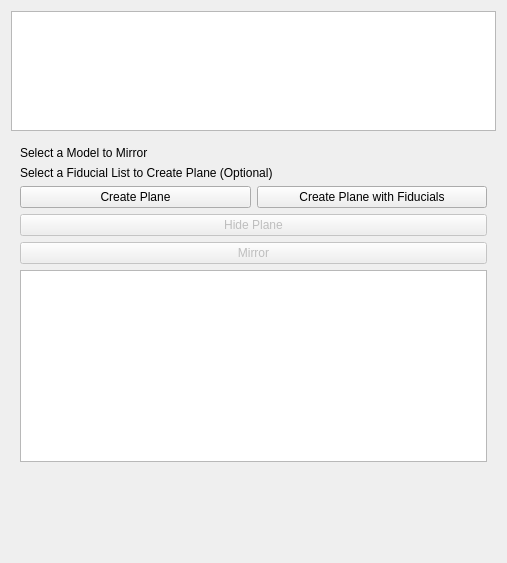
<?xml version="1.0" encoding="UTF-8"?>
<ui version="4.0">
 <class>qSlicerSurfaceMirrorModule</class>
 <widget class="qSlicerWidget" name="qSlicerSurfaceMirrorModule">
  <property name="geometry">
   <rect>
    <x>0</x>
    <y>0</y>
    <width>507</width>
    <height>563</height>
   </rect>
  </property>
  <property name="windowTitle">
   <string>Form</string>
  </property>
  <layout class="QVBoxLayout" name="verticalLayout">
   <item>
    <widget class="qMRMLTreeView" name="MRMLTreeView">
     <property name="enabled">
      <bool>true</bool>
     </property>
     <property name="sizePolicy">
      <sizepolicy hsizetype="Preferred" vsizetype="Preferred">
       <horstretch>0</horstretch>
       <verstretch>0</verstretch>
      </sizepolicy>
     </property>
     <property name="maximumSize">
      <size>
       <width>16777215</width>
       <height>120</height>
      </size>
     </property>
     <property name="verticalScrollBarPolicy">
      <enum>Qt::ScrollBarAsNeeded</enum>
     </property>
     <property name="autoScroll">
      <bool>true</bool>
     </property>
     <property name="editTriggers">
      <set>QAbstractItemView::NoEditTriggers</set>
     </property>
     <property name="sceneModelType" stdset="0">
      <string>ModelHierarchy</string>
     </property>
     <property name="nodeTypes" stdset="0">
      <stringlist>
       <string>vtkMRMLModelHierarchyNode</string>
       <string>vtkMRMLModelNode</string>
      </stringlist>
     </property>
     <property name="renameMenuActionVisible" stdset="0">
      <bool>true</bool>
     </property>
     <property name="deleteMenuActionVisible" stdset="0">
      <bool>true</bool>
     </property>
    </widget>
   </item>
   <item>
    <widget class="ctkCollapsibleButton" name="mirrorCollapsibleButton" native="true">
     <property name="text" stdset="0">
      <string>Clip the Model</string>
     </property>
     <layout class="QVBoxLayout" name="verticalLayout_2">
      <item>
       <layout class="QHBoxLayout" name="horizontalLayout1">
        <item>
         <widget class="QLabel" name="modelLabel">
          <property name="text">
           <string>Select a Model to Mirror</string>
          </property>
         </widget>
        </item>
        <item>
         <widget class="qMRMLNodeComboBox" name="mirrorNodeComboBox" native="true">
          <property name="enabled">
           <bool>true</bool>
          </property>
          <property name="focusPolicy">
           <enum>Qt::NoFocus</enum>
          </property>
          <property name="nodeTypes" stdset="0">
           <stringlist>
            <string>vtkMRMLModelNode</string>
           </stringlist>
          </property>
          <property name="showHidden" stdset="0">
           <bool>false</bool>
          </property>
          <property name="showChildNodeTypes" stdset="0">
           <bool>false</bool>
          </property>
          <property name="hideChildNodeTypes" stdset="0">
           <stringlist/>
          </property>
          <property name="addEnabled" stdset="0">
           <bool>false</bool>
          </property>
          <property name="removeEnabled" stdset="0">
           <bool>false</bool>
          </property>
          <property name="renameEnabled" stdset="0">
           <bool>false</bool>
          </property>
         </widget>
        </item>
       </layout>
      </item>
      <item>
       <layout class="QHBoxLayout" name="horizontalLayout">
        <item>
         <widget class="QLabel" name="annotationLabel">
          <property name="text">
           <string>Select a Fiducial List to Create Plane (Optional)</string>
          </property>
         </widget>
        </item>
        <item>
         <widget class="qMRMLNodeComboBox" name="annotationNodeComboBox" native="true">
          <property name="enabled">
           <bool>true</bool>
          </property>
          <property name="focusPolicy">
           <enum>Qt::NoFocus</enum>
          </property>
          <property name="nodeTypes" stdset="0">
           <stringlist>
            <string>vtkMRMLAnnotationHierarchyNode</string>
           </stringlist>
          </property>
          <property name="showHidden" stdset="0">
           <bool>false</bool>
          </property>
          <property name="showChildNodeTypes" stdset="0">
           <bool>false</bool>
          </property>
          <property name="hideChildNodeTypes" stdset="0">
           <stringlist/>
          </property>
          <property name="addEnabled" stdset="0">
           <bool>false</bool>
          </property>
          <property name="removeEnabled" stdset="0">
           <bool>false</bool>
          </property>
          <property name="renameEnabled" stdset="0">
           <bool>false</bool>
          </property>
         </widget>
        </item>
       </layout>
      </item>
      <item>
       <layout class="QHBoxLayout" name="horizontalLayout_2">
        <item>
         <widget class="QPushButton" name="createButton">
          <property name="text">
           <string>Create Plane</string>
          </property>
         </widget>
        </item>
        <item>
         <widget class="QPushButton" name="annotationCreateButton">
          <property name="enabled">
           <bool>true</bool>
          </property>
          <property name="text">
           <string>Create Plane with Fiducials</string>
          </property>
         </widget>
        </item>
       </layout>
      </item>
      <item>
       <widget class="QPushButton" name="hideButton">
        <property name="enabled">
         <bool>false</bool>
        </property>
        <property name="text">
         <string>Hide Plane</string>
        </property>
       </widget>
      </item>
      <item>
       <widget class="QPushButton" name="mirrorButton">
        <property name="enabled">
         <bool>false</bool>
        </property>
        <property name="text">
         <string>Mirror</string>
        </property>
        <property name="checkable">
         <bool>false</bool>
        </property>
       </widget>
      </item>
      <item>
       <widget class="QTextEdit" name="hintText">
        <property name="enabled">
         <bool>true</bool>
        </property>
        <property name="autoFillBackground">
         <bool>false</bool>
        </property>
        <property name="html">
         <string>&lt;!DOCTYPE HTML PUBLIC &quot;-//W3C//DTD HTML 4.0//EN&quot; &quot;http://www.w3.org/TR/REC-html40/strict.dtd&quot;&gt;
&lt;html&gt;&lt;head&gt;&lt;meta name=&quot;qrichtext&quot; content=&quot;1&quot; /&gt;&lt;style type=&quot;text/css&quot;&gt;
p, li { white-space: pre-wrap; }
&lt;/style&gt;&lt;/head&gt;&lt;body style=&quot; font-family:'Lucida Grande'; font-size:13pt; font-weight:400; font-style:normal;&quot;&gt;
&lt;p style=&quot;-qt-paragraph-type:empty; margin-top:0px; margin-bottom:0px; margin-left:0px; margin-right:0px; -qt-block-indent:0; text-indent:0px; color:#ff0000;&quot;&gt;&lt;/p&gt;&lt;/body&gt;&lt;/html&gt;</string>
        </property>
        <property name="textInteractionFlags">
         <set>Qt::TextSelectableByKeyboard|Qt::TextSelectableByMouse</set>
        </property>
       </widget>
      </item>
     </layout>
    </widget>
   </item>
   <item>
    <spacer name="verticalSpacer">
     <property name="orientation">
      <enum>Qt::Vertical</enum>
     </property>
     <property name="sizeHint" stdset="0">
      <size>
       <width>0</width>
       <height>0</height>
      </size>
     </property>
    </spacer>
   </item>
  </layout>
 </widget>
 <customwidgets>
  <customwidget>
   <class>qMRMLNodeComboBox</class>
   <extends>QWidget</extends>
   <header>qMRMLNodeComboBox.h</header>
  </customwidget>
  <customwidget>
   <class>qMRMLTreeView</class>
   <extends>QTreeView</extends>
   <header>qMRMLTreeView.h</header>
   <slots>
    <slot>setSceneModel(int)</slot>
   </slots>
  </customwidget>
  <customwidget>
   <class>qSlicerWidget</class>
   <extends>QWidget</extends>
   <header>qSlicerWidget.h</header>
   <container>1</container>
  </customwidget>
  <customwidget>
   <class>ctkCollapsibleButton</class>
   <extends>QWidget</extends>
   <header>ctkCollapsibleButton.h</header>
   <container>1</container>
  </customwidget>
 </customwidgets>
 <tabstops>
  <tabstop>MRMLTreeView</tabstop>
 </tabstops>
 <resources/>
 <connections>
  <connection>
   <sender>qSlicerSurfaceMirrorModule</sender>
   <signal>mrmlSceneChanged(vtkMRMLScene*)</signal>
   <receiver>mirrorNodeComboBox</receiver>
   <slot>setMRMLScene(vtkMRMLScene*)</slot>
   <hints>
    <hint type="sourcelabel">
     <x>120</x>
     <y>274</y>
    </hint>
    <hint type="destinationlabel">
     <x>276</x>
     <y>187</y>
    </hint>
   </hints>
  </connection>
  <connection>
   <sender>qSlicerSurfaceMirrorModule</sender>
   <signal>mrmlSceneChanged(vtkMRMLScene*)</signal>
   <receiver>MRMLTreeView</receiver>
   <slot>setMRMLScene(vtkMRMLScene*)</slot>
   <hints>
    <hint type="sourcelabel">
     <x>72</x>
     <y>400</y>
    </hint>
    <hint type="destinationlabel">
     <x>106</x>
     <y>128</y>
    </hint>
   </hints>
  </connection>
  <connection>
   <sender>qSlicerSurfaceMirrorModule</sender>
   <signal>mrmlSceneChanged(vtkMRMLScene*)</signal>
   <receiver>annotationNodeComboBox</receiver>
   <slot>setMRMLScene(vtkMRMLScene*)</slot>
   <hints>
    <hint type="sourcelabel">
     <x>72</x>
     <y>400</y>
    </hint>
    <hint type="destinationlabel">
     <x>106</x>
     <y>128</y>
    </hint>
   </hints>
  </connection>
 </connections>
</ui>
